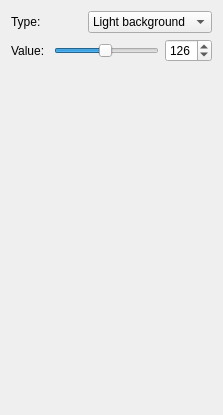
       <widget class="QWidget" name="widget">
        <property name="geometry">
         <rect>
          <x>0</x>
          <y>0</y>
          <width>223</width>
          <height>415</height>
         </rect>
        </property>
        <attribute name="label">
         <string>Threshold</string>
        </attribute>
        <layout class="QGridLayout" name="gridLayout_7">
         <item row="0" column="0">
          <layout class="QHBoxLayout" name="horizontalLayout_3">
           <item>
            <widget class="QLabel" name="label_5">
             <property name="text">
              <string>Type: </string>
             </property>
            </widget>
           </item>
           <item>
            <widget class="QComboBox" name="backColor">
             <item>
              <property name="text">
               <string>Light background</string>
              </property>
             </item>
             <item>
              <property name="text">
               <string>Dark background</string>
              </property>
             </item>
            </widget>
           </item>
          </layout>
         </item>
         <item row="1" column="0">
          <layout class="QHBoxLayout" name="horizontalLayout_4">
           <item>
            <widget class="QLabel" name="label_6">
             <property name="text">
              <string>Value: </string>
             </property>
            </widget>
           </item>
           <item>
            <widget class="QSlider" name="threshSlider">
             <property name="maximum">
              <number>255</number>
             </property>
             <property name="value">
              <number>126</number>
             </property>
             <property name="orientation">
              <enum>Qt::Horizontal</enum>
             </property>
            </widget>
           </item>
           <item>
            <widget class="QSpinBox" name="threshBox">
             <property name="minimum">
              <number>0</number>
             </property>
             <property name="maximum">
              <number>255</number>
             </property>
             <property name="value">
              <number>126</number>
             </property>
            </widget>
           </item>
          </layout>
         </item>
         <item row="2" column="0">
          <spacer name="verticalSpacer_3">
           <property name="orientation">
            <enum>Qt::Vertical</enum>
           </property>
           <property name="sizeHint" stdset="0">
            <size>
             <width>20</width>
             <height>40</height>
            </size>
           </property>
          </spacer>
         </item>
        </layout>
       </widget>
